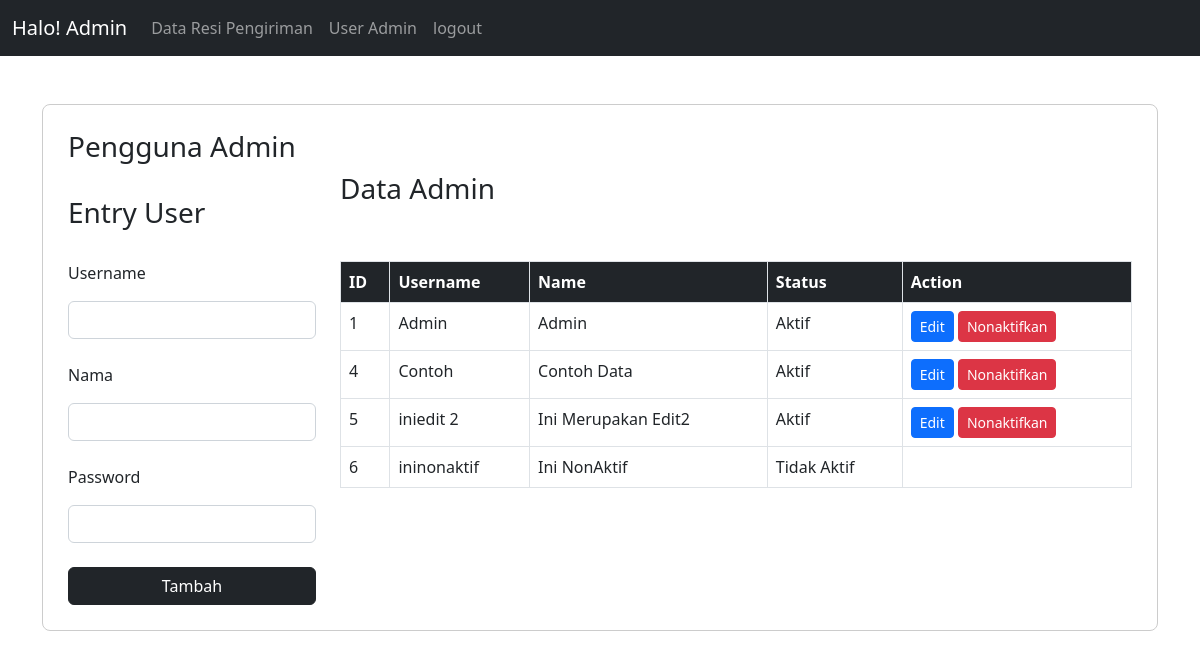
The page /user.php (signed in) on the database its author committed.
### tables this page shows
CREATE TABLE `user` (
  `id` int(11) NOT NULL,
  `username` varchar(30) NOT NULL,
  `password` varchar(255) NOT NULL,
  `nama_admin` varchar(20) NOT NULL,
  `status_aktif` tinyint(1) NOT NULL DEFAULT 1
);

### user.php (the view, shortened to what this page needs)
<?php
include 'includes/connects.php';
?>
<!DOCTYPE html>
<html lang="en">
<head>
    <link href="https://cdn.jsdelivr.net/npm/bootstrap@5.2.3/dist/css/bootstrap.min.css" rel="stylesheet">
</head>
<body>
    <nav class="navbar navbar-expand-lg navbar-dark bg-dark">
        <div class="container-fluid">
            <a class="navbar-brand" href="#">Halo! Admin</a>
            <div class="collapse navbar-collapse" id="navbarSupportedContent">
                <ul class="navbar-nav me-auto mb-2 mb-lg-0">
                    <li class="nav-item">
                        <a class="nav-link" href="admin.php">Data Resi Pengiriman</a>
                    </li>
                    <li class="nav-item">
                        <a class="nav-link" href="user.php">User Admin</a>
                    </li>
                    <li class="nav-item">
                        <a class="nav-link" href="logout.php">logout</a>
                    </li>
                </ul>
            </div>
        </div>
    </nav>
    <div class="container">
        <div class="content-web my-5">
            <h3>Pengguna Admin</h3>
            <div class="row">
                <div class="col-md-3">
                    <form method="post">
                        <br />
                        <?php if (isset($_GET['act']) && $_GET['act'] == 'edit'):
                            $id = $_GET['id'];
                            $check_user = "SELECT * FROM `user` WHERE id = ?";
                            $check_user = $connect->prepare($check_user);
                            $check_user->execute([$id]);
                            $fetch_data = $check_user->fetch();
                            if ($check_user->rowCount() == 0):
                                echo '<div class="alert alert-danger">User tidak ditemukan</div>';
                            else: ?>
                        <h3>Edit User</h3>
                        <br />
                        <p>Username</p>
                        <input type="text" name="username" class="form-control"
                            value="<?=$fetch_data['username']?>"><br />
                        <p>Nama</p>
                        <input type="text" name="nama" class="form-control"
                            value="<?=$fetch_data['nama_admin']?>"><br />
                        <p>Password</p>
                        <input type="password" name="password" class="form-control"><br />
                        <div class="d-grid gap-2">
                            <button class="btn btn-dark " name="simpan">Simpan</button>
                        </div>
                        <?php endif ?>
                        <?php else: ?>
                        <h3>Entry User</h3>
                        <br />
                        <p>Username</p>
                        <input type="text" name="username" class="form-control"><br />
                        <p>Nama</p>
                        <input type="text" name="nama" class="form-control"><br />
                        <p>Password</p>
                        <input type="password" name="password" class="form-control"><br />
                        <div class="d-grid gap-2">
                            <button class="btn btn-dark " name="tambah">Tambah</button>
                        </div>
                        <?php endif ?>
                    </form>
                </div>
                <div class="col-md-9">
                    <h3>Data Admin</h3>
                    <br /><br />
                    <table class="table table-bordered">
                        <thead class="bg-dark text-white">
                            <tr>
                                <th scope="col">ID</th>
                                <th scope="col">Username</th>
                                <th scope="col">Name</th>
                                <th scope="col">Status</th>
                                <th scope="col">Action</th>
                            </tr>
                        </thead>
                        <tbody>
                            <?php
                            $check_user = "SELECT * FROM `user` ORDER BY id ASC";
                            $check_user = $connect->prepare($check_user);
                            $check_user->execute();
                            if ($check_user->rowCount() > 0):
                                while($data= $check_user->fetch(PDO::FETCH_ASSOC)) : ?>
                                    <tr>
                                        <td><?=$data['id']?></td>
                                        <td><?=$data['username']?></td>
                                        <td><?=$data['nama_admin']?></td>
                                        <td><?=$data['status_aktif'] == 1 ? 'Aktif' : 'Tidak Aktif'?></td>
                                        <td>
                                            <?php if ($data['status_aktif'] != 0): ?>
                                                <a href="?act=edit&id=<?=$data['id']?>" class="btn btn-primary btn-sm">Edit</a>
                                                <a href="?act=nonaktifkan&id=<?=$data['id']?>" class="btn btn-danger btn-sm">Nonaktifkan</a>
                                            <?php endif ?>
                                        </td>
                                    </tr>
                                <?php endwhile?>
                            <?php endif ?>
                        </tbody>
                    </table>
                </div>
            </div>
        </div>
    </div>
</body>
</html>

### user.php (style rules this page uses)
.content-web { padding: 25px; border: 1px solid #ccc; border-radius: 8px; }

### rows shown on the page
user: id "1", username "Admin", nama_admin "Admin", status_aktif "Aktif"
user: id "4", username "Contoh", nama_admin "Contoh Data", status_aktif "Aktif"
user: id "5", username "iniedit 2", nama_admin "Ini Merupakan Edit2", status_aktif "Aktif"
user: id "6", username "ininonaktif", nama_admin "Ini NonAktif", status_aktif "Tidak Aktif"
